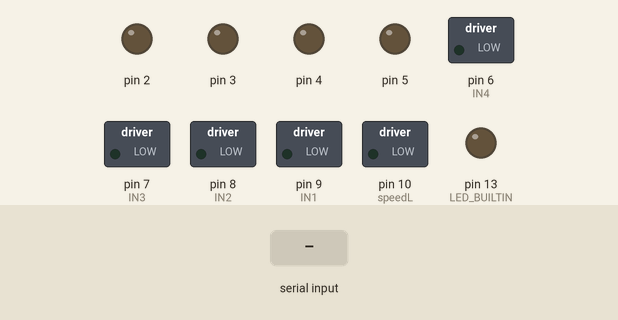
The sketch below on a simulated Arduino Uno, built with avr-gcc and run on an emulated ATmega328P. On the bench: switched loads named in the sketch (green lamp = pin HIGH), output pins drawn as LEDs (lit = HIGH). Inputs (shaded band) come from the test bench.

Above: at 1.2 s.
1.3 s: "F" received over Serial
At 2.5 s:
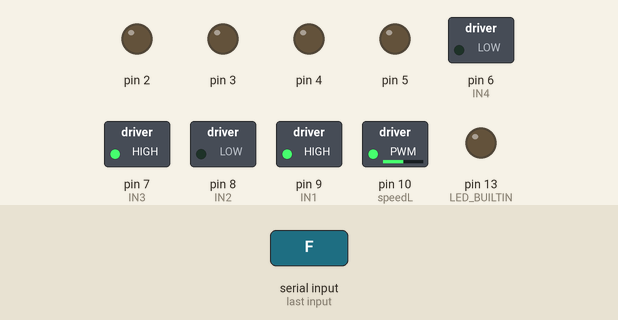
2.8 s: "B" received over Serial
At 3.9 s:
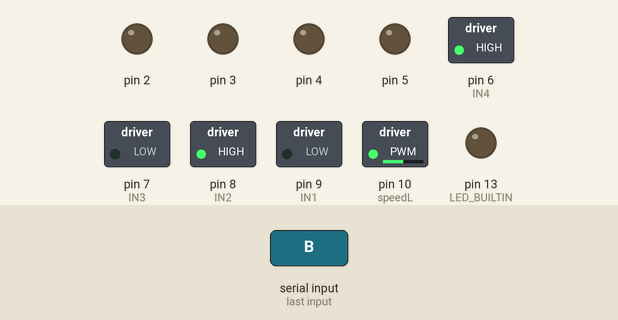
4.3 s: "R" received over Serial
At 5.0 s:
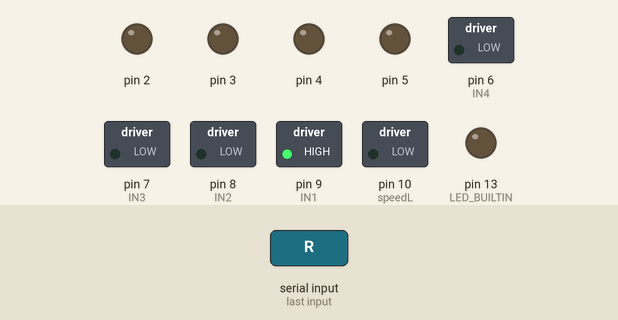
5.8 s: "L" received over Serial
At 6.2 s:
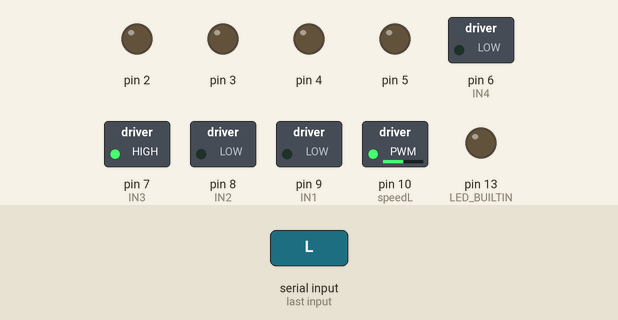
Timing chart, 0 to 8.3 s (numbered marks = the images above; inputs shaded):
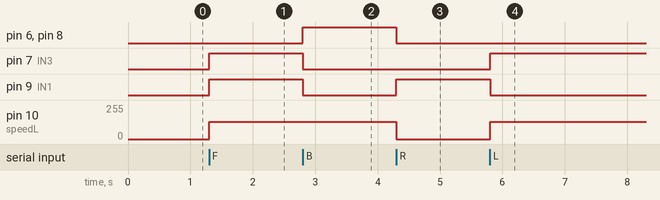

The sketch:

MotorControl_Using_Arduino.ino
```cpp
int speedL = 10;int IN1 = 9;
int IN2 = 8;int IN3 = 7;
int IN4 = 6;int speedR = 10;
char reading;
void setup()
{
  pinMode(LED_BUILTIN, OUTPUT);
  Serial.begin(9600);
  for(int i=0;i<=10;i++)
  {
    pinMode(i,OUTPUT);
  }

}
void forword()
{
  digitalWrite(IN1,HIGH);
  digitalWrite(IN2,LOW);
  digitalWrite(IN3,HIGH);
  digitalWrite(IN4,LOW);
  analogWrite(speedR,128);
  analogWrite(speedL,128);


}
void backword()
{
  digitalWrite(IN1,LOW);
  digitalWrite(IN2,HIGH);
  digitalWrite(IN3,LOW);
  digitalWrite(IN4,HIGH);
  analogWrite(speedR,128);
  analogWrite(speedL,128);


}
void left()
{
  digitalWrite(IN1,LOW);
  digitalWrite(IN2,LOW);
  digitalWrite(IN3,HIGH);
  digitalWrite(IN4,LOW);
  analogWrite(speedL,0);
  analogWrite(speedR,128);


}
void right()
{
  digitalWrite(IN1,HIGH);
  digitalWrite(IN2,LOW);
  digitalWrite(IN3,LOW);
  digitalWrite(IN4,LOW);
  analogWrite(speedR,128);
  analogWrite(speedL,0);


}
void stopp()
{
  digitalWrite(IN1,LOW);
  digitalWrite(IN2,LOW);
  digitalWrite(IN3,LOW);
  digitalWrite(IN4,LOW);
  analogWrite(speedR,0);
  analogWrite(speedL,0);


}

void loop()
{
  if(Serial.available()>0)
  {
    reading =Serial.read();
    switch(reading)
    {
      case 'F' :  forword();break;
      case 'B' :  backword();break;
      case 'R' :  right();break;
      case 'L' :  left();break;
      case 'S' :  stopp();break;


    }

  }


}
```

Measured:
- after the input at 1.3 s, pin 7 (IN3), pin 9 (IN1): LOW → HIGH at once; pin 10 (speedL): 0/255 → 128/255 at once
- after the input at 2.8 s, pin 6 (IN4), pin 8 (IN2): LOW → HIGH at once; pin 7 (IN3), pin 9 (IN1): HIGH → LOW at once
- after the input at 4.3 s, pin 6 (IN4), pin 8 (IN2): HIGH → LOW at once; pin 9 (IN1): LOW → HIGH at once; pin 10 (speedL): 128/255 → 0/255 at once
- after the input at 5.8 s, pin 7 (IN3): LOW → HIGH at once; pin 9 (IN1): HIGH → LOW at once; pin 10 (speedL): 0/255 → 128/255 at once
